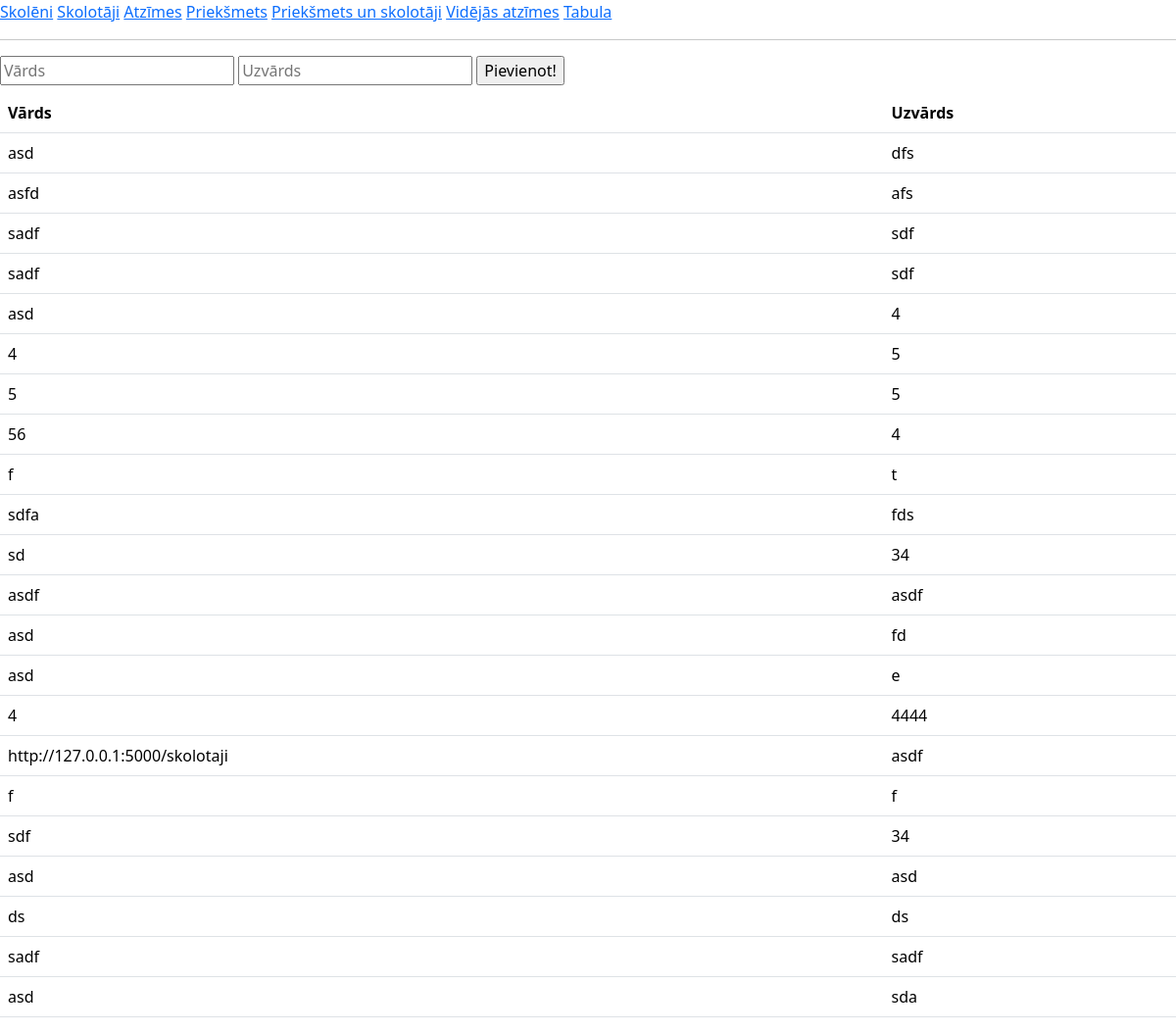
Before: / with the older database file.
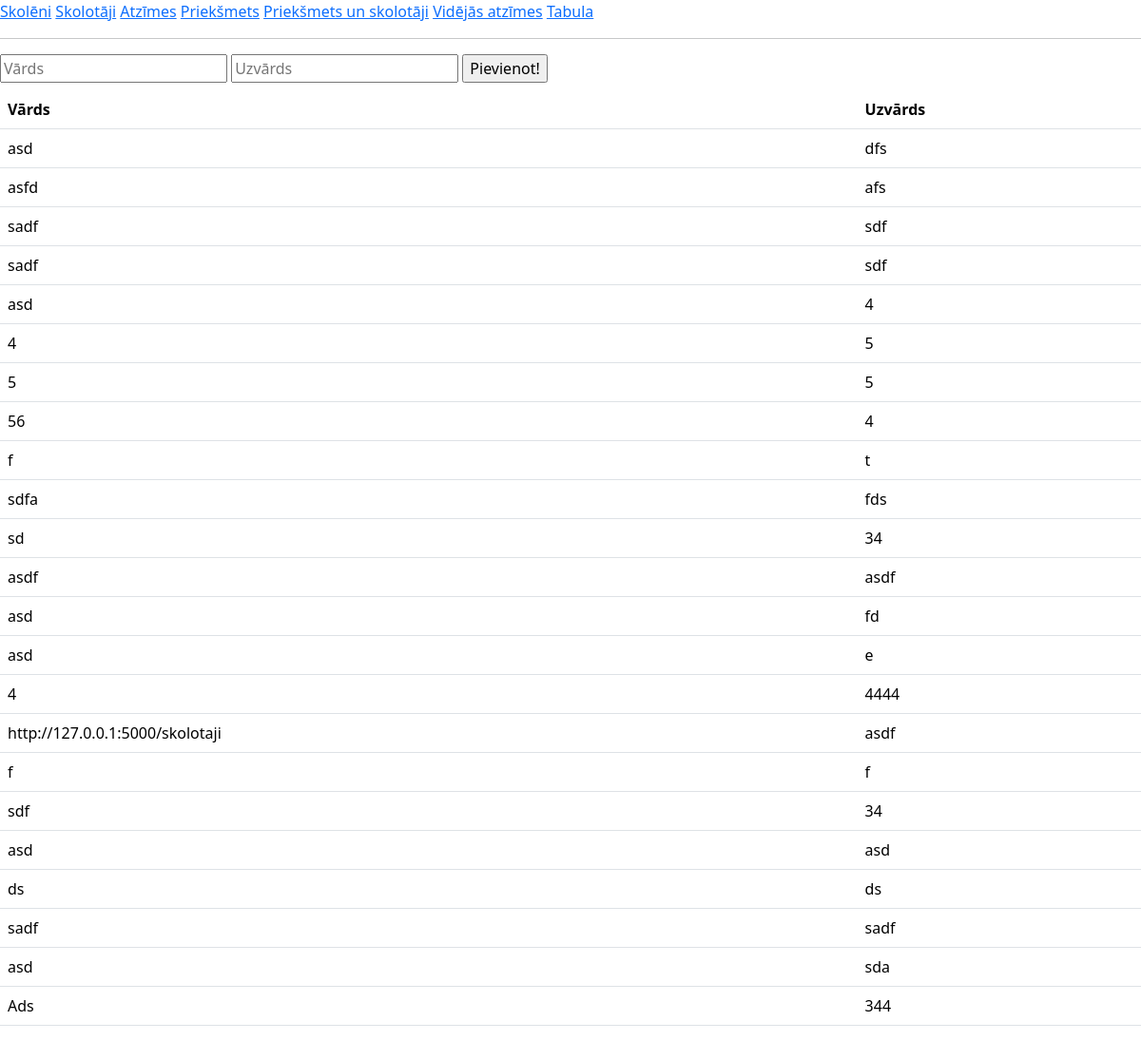
After: the same page with the newer database file.
### tables this page shows
CREATE TABLE skoleni(
        id INTEGER PRIMARY KEY AUTOINCREMENT,
        vards TEXT NOT NULL,
        uzvards TEXT NOT NULL
        );

### main.py (the view, shortened to what this page needs)
@app.route("/", methods=["POST", "GET"])
def skoleni():
    skolenu_db = iegut_skolenus()
    print(skolenu_db)
    return render_template("skoleni.html", aizsutitais = "", skoleni = skolenu_db)

### dati.py (called while the page is built)
def iegut_skolenus():
    cur = conn.cursor()
    cur.execute(
        f"""
        SELECT vards, uzvards FROM skoleni
        """
    )
    conn.commit()
    dati = cur.fetchall()
    return dati

### templates/skoleni.html (shortened to what this page needs)
<!DOCTYPE html>
<html lang="lv">
    <head>
      <link href="https://cdn.jsdelivr.net/npm/bootstrap@5.3.3/dist/css/bootstrap.min.css" rel="stylesheet">
    </head>
    <body>
        <a href="/">Skolēni</a>
        <a href = "/skolotaji">Skolotāji</a>
        <a href = "/atzimes">Atzīmes</a>
        <a href = "/prieksmeti">Priekšmets</a>
        <a href = "/prieksmetiunskolotaji">Priekšmets un skolotāji</a>
        <a href = "/vidatzimes">Vidējās atzīmes</a>
        <a href = "/tabula">Tabula</a>
        <hr>
        {% block saturs %}
        <form method="post">
            <input type="text" id="vards" name="vards" placeholder="Vārds">
            <input type="text" id="uzvards" name="uzvards" placeholder="Uzvārds">
            <input type="submit" value="Pievienot!">
        </form>
        <table class="table">
            <tr>
              <th>Vārds</th>
              <th>Uzvārds</th>
            </tr>
            {% for viens in skoleni %}
            <tr>
              <td>{{viens[0]}}</td>
              <td>{{viens[1]}}</td>
            </tr>
            {% endfor %}
          </table>
        {% endblock %}
    </body>
</html>

Changed rows visible on the page:
added skoleni: vards "Ads", uzvards "344"
